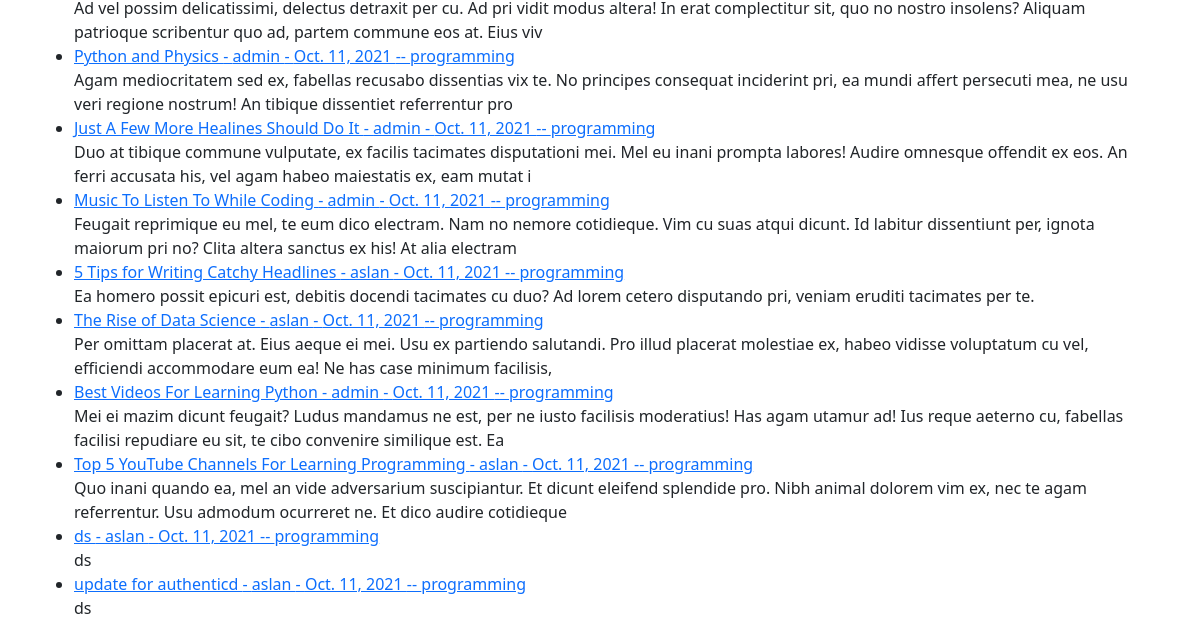
Page /category/programming/ (lower part) on the earlier database version.
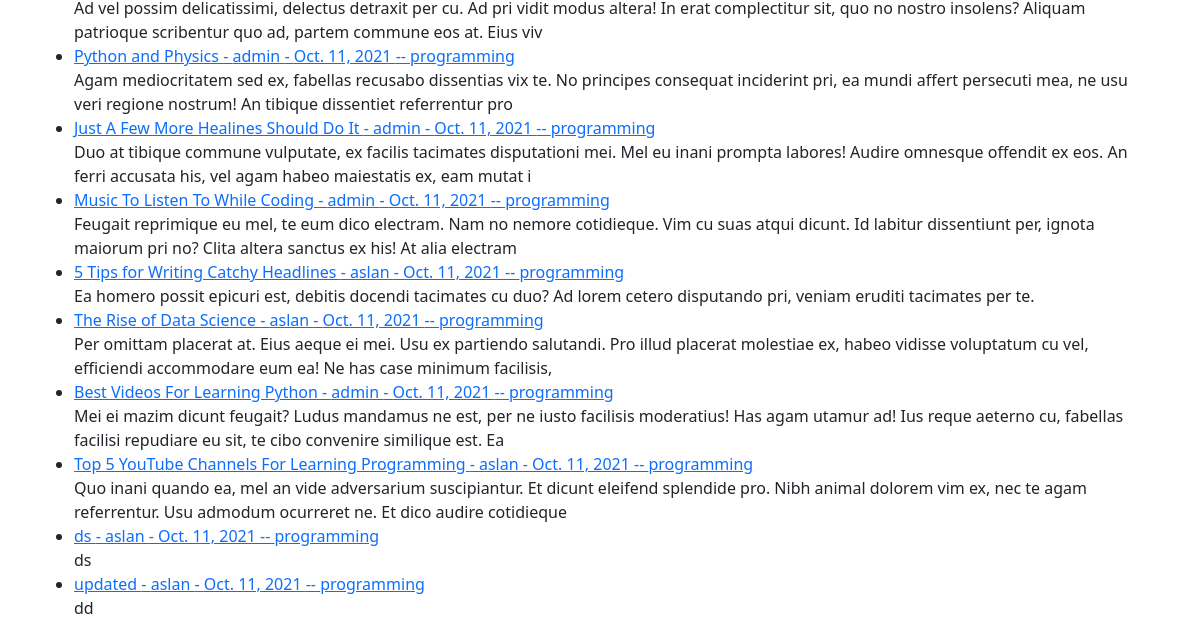
Same page on the later database version.
### myblog/models.py (models this page shows, shortened)
class Post(models.Model):
    title = models.CharField(max_length=255)
    header_image = models.ImageField(null=True, blank=True, upload_to='images/')
    title_tag = models.CharField(max_length=255, default='blogpost')
    author = models.ForeignKey(User, on_delete=models.CASCADE)
    body = RichTextField(blank=True, null=True)
    post_date = models.DateField(auto_now_add=True)
    category = models.CharField(max_length=250, default='uncategorized')
    snippet = models.CharField(max_length=250)
    likes = models.ManyToManyField(User, related_name='blog_post')

### myblog/views.py (the view)
# urls.py: path('category/<str:cats>/', CategoryView, name='category'),
def CategoryView(request, cats):
    category_posts = Post.objects.filter(category=cats.replace('-', ' '))
    return render(request, 'myblog/category.html',
                  {'cats': cats.title().replace('-', ' '), 'category_posts': category_posts})

### myblog/templates/myblog/category.html (shortened to what this page needs)
{% extends 'myblog/base.html' %}
  {% block content%}
{% if category_posts %}
<ul>
{% for post in category_posts %}
    <li> <a href="{% url 'detail' post.pk %}">{{post.title}} - {{post.author}} - {{post.post_date}} -- {{post.category}}</a><br>
   {{post.body|slice:':200'|safe}}
   </li>
{% endfor %}
    </ul>
{% else %}
<h1>sorry this page doesn't exist</h1>
{% endif %}
  {% endblock content%}

Differences in the rows shown:
changed Post: title "update for authenticd" → "updated"; body "ds" → "dd"
